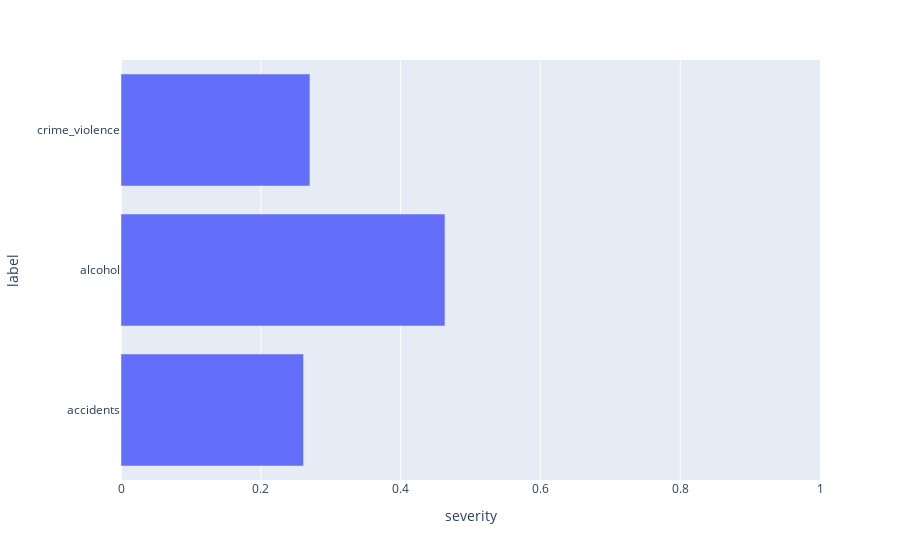

This figure's notebook cell:
### Code cell
import pandas as pd

d = {'label': [], 'severity': []}
for key in j['content_safety_labels']['summary']:
    d['label'] += [key]
    d['severity'] += [j['content_safety_labels']['summary'][key]]

fig = px.bar(d, x='severity',y='label')
fig.update_xaxes(range=[0, 1])
fig.show()

### Figure 1 — Plotly figure (JSON) as saved in the notebook; plotly's stock layout.template omitted (floating-point values rounded to 4 significant figures)
{"data": [{"alignmentgroup": "True", "hovertemplate": "severity=%{x}<br>label=%{y}<extra></extra>", "legendgroup": "", "marker": {"color": "#636efa", "pattern": {"shape": ""}}, "name": "", "offsetgroup": "", "orientation": "h", "showlegend": false, "textposition": "auto", "x": [0.2611, 0.4635, 0.2703], "xaxis": "x", "y": ["accidents", "alcohol", "crime_violence"], "yaxis": "y", "type": "bar"}], "layout": {"xaxis": {"anchor": "y", "domain": [0.0, 1.0], "title": {"text": "severity"}, "range": [0, 1]}, "yaxis": {"anchor": "x", "domain": [0.0, 1.0], "title": {"text": "label"}}, "legend": {"tracegroupgap": 0}, "margin": {"t": 60}, "barmode": "relative"}}
